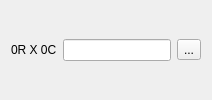
<?xml version="1.0" encoding="UTF-8"?>
<ui version="4.0">
 <class>TableWindowWidget</class>
 <widget class="QWidget" name="TableWindowWidget">
  <layout class="QVBoxLayout" name="table_layout">
   <item>
    <layout class="QHBoxLayout" name="editor_layout">
     <item>
      <widget class="QLabel" name="selection_label">
       <property name="text">
        <string>0R X 0C</string>
       </property>
      </widget>
     </item>
     <item>
      <widget class="QLineEdit" name="edit_bar"/>
     </item>
     <item>
      <widget class="QToolButton" name="options_button">
       <property name="text">
        <string>...</string>
       </property>
      </widget>
     </item>
    </layout>
   </item>
   <item>
    <layout class="QVBoxLayout" name="table_frame_layout"/>
   </item>
  </layout>
 </widget>
 <resources/>
 <connections/>
</ui>
